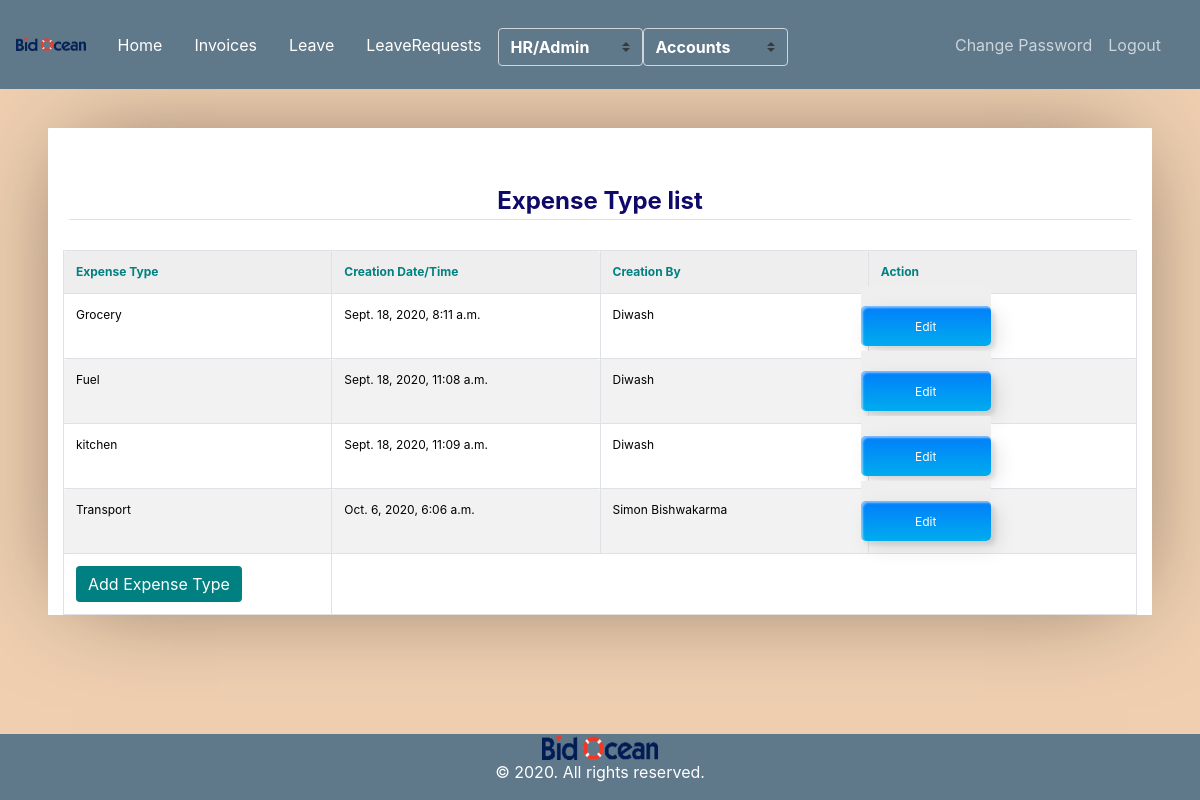
Page /expenses/expensetype-list/ (signed in) on the committed database.
### expenses/models.py (models this page shows, shortened)
class ExpenseType(models.Model):
	id           = models.AutoField(primary_key=True)
	expense_type = models.CharField(max_length=200)
	added_date   = models.DateTimeField(auto_now_add=True)
	added_by     = models.ForeignKey(Employee, on_delete=models.SET_NULL, null=True, blank=True)

### user_invoice/models.py (models this page shows, shortened)
class Employee(models.Model):
	id         = models.AutoField(primary_key=True)
	name       = models.CharField(max_length=300)
	role       = models.ForeignKey(Role,on_delete=models.CASCADE)
	salary     = models.CharField(max_length=300, null=True, blank=True)
	address    = models.CharField(max_length=300)
	emp_id     = models.CharField(max_length=300, null=True, blank=True)
	phone_no   = models.CharField(max_length=300)
	auth_tbl   = models.OneToOneField(Userdetail, on_delete=models.CASCADE)
	added_at   = models.DateTimeField(auto_now_add=True)
	is_manager = models.SmallIntegerField(default=0)
	report_to  = models.ForeignKey('self', on_delete=models.SET_NULL, null=True, blank=True, related_name='empreport_to')

### expenses/views.py (the view)
# urls.py: path('expensetype-list/',views.ExpenceTypeDisplayView.as_view(),name='expensetype_list'),
class ExpenceTypeDisplayView(AdminOrAccountsPanelMixin,TemplateView):
    template_name = 'expenses/expense_type_list.html'
    def get(self, request):
        context = {
            'expense_type': ExpenseType.objects.all(),
            'title'       : 'ExpenseType list',
            'role'        : Employee.objects.get(auth_tbl=self.request.user).role.name.lower()
        }
        return render(request, self.template_name, context)

### user_invoice/mixin.py (called while the page is built)
    def test_func(self):
        user     = self.request.user
        employee = Employee.objects.get(auth_tbl=user)
        return employee.role.name.lower() == 'admin' or employee.role.name.lower() == 'accounts'

### expenses/templates/expenses/expense_type_list.html (shortened to what this page needs)
{% extends "user_invoice/base.html" %}
{% load crispy_forms_tags %}
{% block content %}
		<table  width="100%">
			<tr>
				<td><legend class="border-bottom mb-4" style="color: rgb(15, 9, 105);text-align: center;"><b>Expense Type list</b> </legend></td>
			</tr>
		</table>
		<table cellpadding="0" cellspacing="0" border="0" class="table table-bordered table-striped  display" width="100%">
			<tr>
				<th style="color: teal;"><b> Expense Type</b> </th>
				<th style="color: teal;"><b> Creation Date/Time</b></th>
				<th style="color: teal;"><b> Creation By</b></th>
				<th style="color: teal;"><b> Action </b></th>
			</tr>
			{% for expense in expense_type %}
				<tr>
					<td style="color: black;">{{expense.expense_type}}</td>
					<td style="color: black;">{{expense.added_date}}</td>
					<td style="color: black;">{{expense.added_by.name}}</td>
					<td><a href="{% url 'expensetype_edit' expense.pk %}"><button class="custom-btn btn-12"><span>Click!</span><span>Edit</span></button></a></td>
				</tr>
			{% endfor %}
			<td align="left"><a href="{% url 'expensetype_add' %}"><input class="btn btn-primary" type='button' style="background-color:teal;border: none;" value='Add Expense Type'></a></td>
		</table>
{% endblock content %}

### user_invoice/static/user_invoice/main.css (style rules this page uses)
body { background: #fafafa; color: #333333; margin-top: 5rem; }

### user_invoice/templates/user_invoice/base.html (style rules this page uses)
a { color: white; }

### expenses/templates/expenses/expense_type_list.html (style rules this page uses)
* { border: 0; color: inherit; font-family: inherit; font-size: inherit; font-style: inherit; font-weight: inherit; line-height: inherit; list-style: none; margin: 0; padding: 0; text-decoration: none; vertical-align: top; }
table { font-size: 75%; table-layout: fixed; width: 100%; }
table { border-collapse: collapse; border-spacing: 2px; }
th, td { border-width: 0px; padding: 0.5em; position: relative; }
th, td { border-radius: 0.25em; border-style: solid; }
th { background: #EEE; border-color: #BBB; }
td { border-color: #DDD; }
html { font: 16px/1 'Open Sans', sans-serif; overflow: auto; padding: 0.5in; }
html { background: #EFCFB0; cursor: default; }
body { background: #FFF; border-radius: 1px; box-shadow: 0 0 1in -0.25in rgba(0, 0, 0, 0.5); }
.btn-12 { position: relative; right: 20px; bottom: 20px; border:none; box-shadow: none; width: 130px; height: 40px; line-height: 42px; -webkit-perspective: 230px; perspective: 230px; }
.btn-12 span { background: rgb(0,172,238); background: linear-gradient(0deg, rgba(0,172,238,1) 0%, rgba(2,126,251,1) 100%); display: block; position: absolute; width: 130px; height: 40px; box-shadow:inset 2px 2px 2px 0px rgba(255,255,255,.5), 7px 7px 20px 0px rgba(0,0,0,.1), 4px 4px 5px 0px rgba(0,0,0,.1); border-radius: 5px; margin:0; text-align: center; -webkit-box-sizing: border-box; -moz-box-sizing: border-box; box-sizing: border-box; -webkit-transition: all .3s; transition: all .3s; }
.btn-12 span:nth-child(2) { -webkit-transform: rotateX(0deg); -moz-transform: rotateX(0deg); transform: rotateX(0deg); -webkit-transform-origin: 50% 50% -20px; -moz-transform-origin: 50% 50% -20px; transform-origin: 50% 50% -20px; }

### rows in the picture
ExpenseType: expense_type "Grocery", added_date "Sept. 18, 2020, 8:11 a.m.", added_by.name "Diwash"
ExpenseType: expense_type "Fuel", added_date "Sept. 18, 2020, 11:08 a.m.", added_by.name "Diwash"
ExpenseType: expense_type "kitchen", added_date "Sept. 18, 2020, 11:09 a.m.", added_by.name "Diwash"
ExpenseType: expense_type "Transport", added_date "Oct. 6, 2020, 6:06 a.m.", added_by.name "Simon Bishwakarma"
